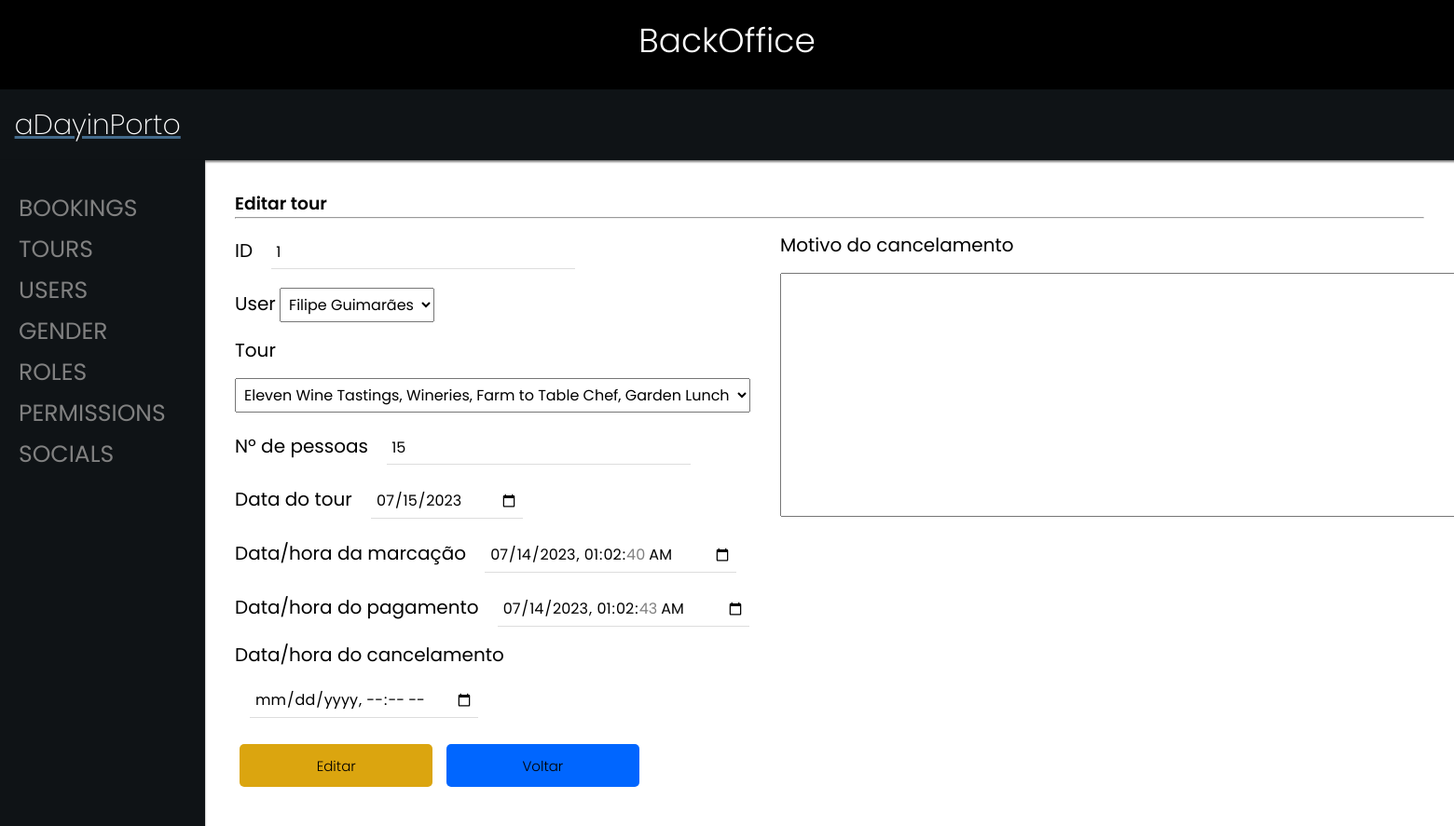
The app's page /backoffice/?p=35&id=1&operation=editar&id_tour=2&id_user=1&start=2023-07-15 with its own data.
### tables this page shows
CREATE TABLE IF NOT EXISTS `appointment` (
  `id` int(11) NOT NULL,
  `id_user` int(11) NOT NULL,
  `id_tour` int(11) NOT NULL,
  `start` date NOT NULL COMMENT 'Dia da marcação.',
  `book_date` datetime DEFAULT current_timestamp() COMMENT 'Data em q foi feita a marcação',
  `payment_date` datetime DEFAULT current_timestamp() COMMENT 'Data em q foi realizado o pagamento.',
  `cancel_date` datetime DEFAULT NULL COMMENT 'Data em q foi cancelado ( se for )',
  `reason` varchar(255) DEFAULT NULL COMMENT 'Motivo do cancelamento',
  `discount` int(11) DEFAULT NULL,
  `number_people` int(11) DEFAULT NULL,
  PRIMARY KEY (`id_user`,`id_tour`,`start`,`id`),
  KEY `FK_marcacao_tour` (`id_tour`),
  CONSTRAINT `FK_marcacao_tour` FOREIGN KEY (`id_tour`) REFERENCES `tour` (`id`) ON DELETE NO ACTION ON UPDATE NO ACTION,
  CONSTRAINT `FK_marcacao_user` FOREIGN KEY (`id_user`) REFERENCES `user` (`id`) ON DELETE NO ACTION ON UPDATE NO ACTION
);

CREATE TABLE IF NOT EXISTS `user` (
  `id` int(11) NOT NULL AUTO_INCREMENT,
  `name` varchar(255) DEFAULT NULL,
  `email` varchar(255) NOT NULL,
  `phone_number` varchar(50) DEFAULT NULL,
  `nacionality` varchar(50) DEFAULT NULL,
  `birthdate` date DEFAULT NULL,
  `creation_date` datetime DEFAULT current_timestamp(),
  `profile_image` varchar(100) DEFAULT NULL,
  `verified` int(1) DEFAULT NULL,
  `display_language` int(3) DEFAULT 1,
  `gender` int(1) DEFAULT NULL,
  `role` int(1) DEFAULT NULL,
  `password` varchar(40) DEFAULT NULL,
  PRIMARY KEY (`id`,`email`),
  UNIQUE KEY `email` (`email`),
  UNIQUE KEY `phone_number` (`phone_number`),
  KEY `FK_user_sex` (`gender`) USING BTREE,
  KEY `FK_user_role` (`role`),
  CONSTRAINT `FK_user_gender` FOREIGN KEY (`gender`) REFERENCES `gender` (`id`) ON DELETE NO ACTION ON UPDATE NO ACTION,
  CONSTRAINT `FK_user_role` FOREIGN KEY (`role`) REFERENCES `role` (`id`) ON DELETE NO ACTION ON UPDATE NO ACTION
);

CREATE TABLE IF NOT EXISTS `tour` (
  `id` int(11) NOT NULL AUTO_INCREMENT,
  `name` varchar(200) DEFAULT NULL,
  `price_unit` int(11) DEFAULT NULL,
  `ending` time DEFAULT NULL,
  `tour_limit` int(11) DEFAULT NULL,
  `description` text DEFAULT NULL,
  `image` varchar(50) DEFAULT NULL,
  PRIMARY KEY (`id`) USING BTREE
);

### backoffice/content/appointments/editForm.php (the view, shortened to what this page needs)
<?php
if ($_SERVER["REQUEST_METHOD"] == "GET") {
    $id = $_GET['id'];
} else {
    echo "Erro, pedido inválido";
    exit();
}
$sql = "SELECT t.tour_limit, a.id, u.name as user, a.id_user as id_user, t.name as tour, a.id_tour as id_tour, a.start, a.book_date as book, a.payment_date as payment, a.cancel_date as cancel, a.reason, a.number_people
        FROM appointment a JOIN user u ON u.id = a.id_user JOIN tour t ON t.id = a.id_tour
        WHERE a.id = '$id'";
$result = mysqli_query($conn, $sql);
$row = mysqli_fetch_assoc($result);
?>
<div>
    <h3 style="text-align:left;">Editar tour</h3>
    <hr>
    <form method="post" action="?p=34">
        <div style="margin-top: 0.5rem; line-height: 2; display:flex;">
            <div style="margin-right:2rem;">
                <div>
                    <p>ID</p>
                    <input class="number" type="number" placeholder="Enter Name.." name="id" value="<?= $row['id'] ?>" readonly>
                </div>
                <div>
                    <p>User</p>
                    <select name="gender"' name="gender"' required>
                        <?php
                        $showuser = "SELECT * FROM user ORDER BY id;";
                        if ($showuser = mysqli_query($conn, $showuser)) {
                            while ($rowuser = mysqli_fetch_assoc($showuser)) {
                                echo "<option value='" . $rowuser['id'] . "'";
                                if ($rowuser['id'] === $row['id_user']) {
                                    echo " selected";
                                }
                                echo ">" . $rowuser['name'] . "</option>";
                            }
                        }
                        ?>
                    </select>
                </div>
                <div>
                    <p>Tour</p>
                    <select name="gender"' name="gender"' required>
                        <?php
                        $showtour = "SELECT * FROM tour ORDER BY id;";
                        if ($showtour = mysqli_query($conn, $showtour)) {
                            while ($rowtour = mysqli_fetch_assoc($showtour)) {
                                echo "<option value='" . $rowtour['id'] . "'";
                                if ($rowtour['id'] === $row['id_tour']) {
                                    echo " selected";
                                }
                                echo ">" . $rowtour['name'] . "</option>";
                            }
                        }
                        ?>
                    </select>
                </div>
                <div>
                    <p>Nº de pessoas</p>
                    <input type="number" max="<?= $row['tour_limit'] ?>" placeholder="Enter People Number.." name="number_people" value="<?= $row['number_people'] ?>" required>
                </div>
                <div>
                    <p>Data do tour</p>
                    <input type="date" name="start" value="<?= $row['start'] ?>" required>
                </div>
                <div>
                    <p>Data/hora da marcação</p>
                    <input type="datetime-local" name="book" value="<?= $row['book'] ?>">
                </div>
                <div>
                    <p>Data/hora do pagamento</p>
                    <input type="datetime-local" name="payment" value="<?= $row['payment'] ?>">
                </div>
                <div>
                    <p>Data/hora do cancelamento</p>
                    <input type="datetime-local" name="cancel" value="<?= $row['cancel'] ?>">
                </div>
            </div>
            <div>
                <div>
                    <p>Motivo do cancelamento</p>
                </div>
                <div>
                    <textarea name="reason" placeholder="Enter Cancel Reason.." cols="50" rows="10" minlength="1" maxlength="500" height="100px" style="resize:none" required> <?php echo $row['reason'] ?> </textarea>
                </div>
            </div>
        </div>
</div>
<div style="margin-top: 0.5rem;">
    <input class="edit-button" style="padding: 0.5rem; width:15%!important;" type="submit" value="Editar">
    <a href="?p=3"><input class="return-button" style="width:15%!important; padding: 0.5rem;" type="button" value="Voltar"></a>
</div>
</div>

### backoffice/css/styles.css (style rules this page uses)
html { scroll-behavior: smooth; }
* { margin: 0; padding: 0; font-family: 'Poppins', sans-serif; }
a { cursor: pointer; }
:root { --dark-background-color: #0f1316; --medium-background-color: #666; --light-background-color: #efefef; --contrast-color: rgba(68, 107, 140, 1); --alt-contrast-color: ; --dark-text-color: var(--dark-background-color); --medium-text-color: var(--medium-background-color); --lighter-text-reverse-color: var(--light-background-color); --light-text-reverse-color: #ddd; }
input, textarea, select { margin-block: 10px; padding: 5px; font-size: 16px; }
input { border: none; border-bottom: 1px solid var(--light-text-reverse-color); }
.insert-button, .edit-button, .delete-button, .return-button { padding-inline: 0.5rem; padding-block: 1rem; text-decoration: none; font-size: 15px; font-weight: 300; color: black; border-radius: 5px; border: none; width: 90px; height: 30px; margin-inline: 5px; cursor: pointer; }
.edit-button { background-color: #dba50f; }
.return-button { background-color: #0066ff; }
h3 { text-align: center; font-weight: 600; }

### backoffice/content/appointments/editForm.php (style rules this page uses)
p { display: inline-block; font-size: 20px; }
input { margin-left: 1rem; }

### records on screen
appointment: id "1", gender "Filipe Guimarães", gender "Eleven Wine Tastings, Wineries, Farm to Table Chef, Garden Lunch", number_people "15", start "07/15/2023", book "07/14/2023 01:02:40", payment "07/14/2023 01:02:43"
